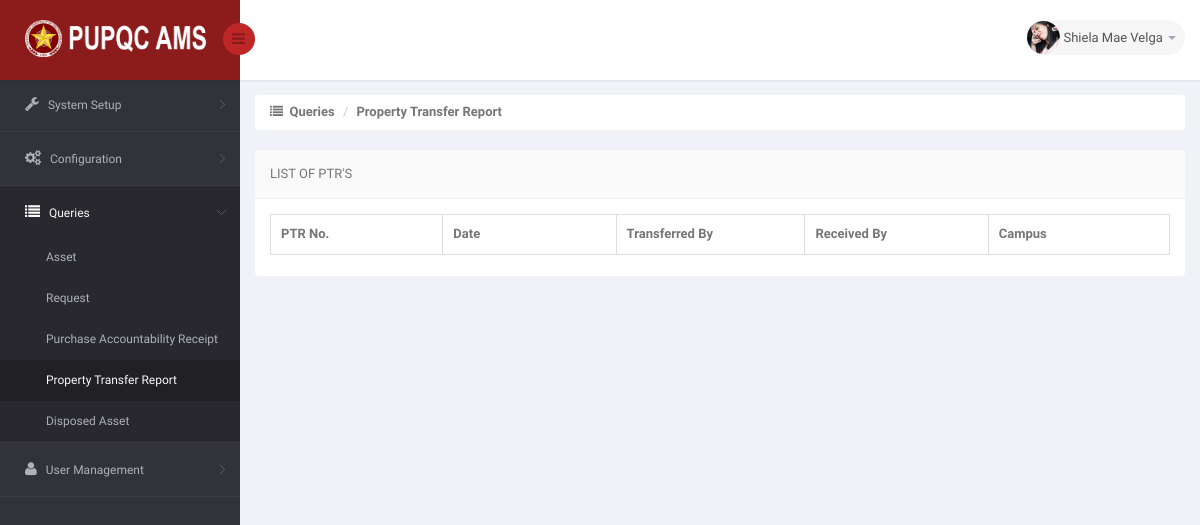
Before: /DIR/Administrator/ADPtr.php (signed in) with the older database file.
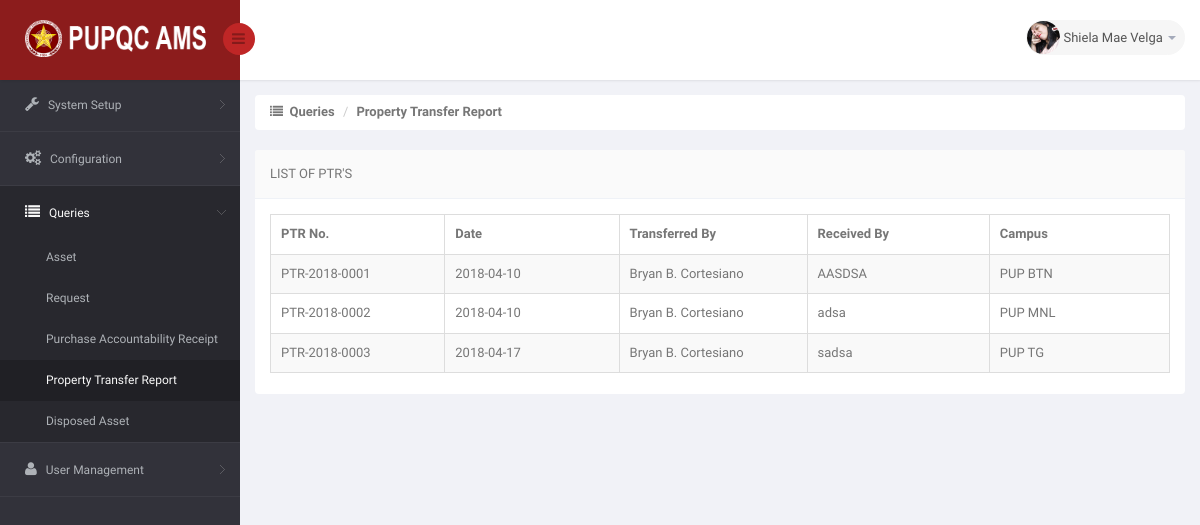
After: the same page with the newer database file.
### tables this page shows
CREATE TABLE `ams_r_user` (
  `U_USERNAME` varchar(25) NOT NULL,
  `U_PASSWORD` varchar(150) NOT NULL,
  `U_ROLE_CODE` varchar(30) NOT NULL,
  `EP_ID` int(11) NOT NULL
);

CREATE TABLE `ams_r_employee_profile` (
  `EP_ID` int(11) NOT NULL,
  `EP_FNAME` varchar(50) NOT NULL,
  `EP_MNAME` varchar(35) DEFAULT NULL,
  `EP_LNAME` varchar(35) NOT NULL,
  `EP_GENDER` varchar(10) NOT NULL,
  `EP_MOBILE` char(11) DEFAULT NULL,
  `EP_EMAIL` varchar(75) NOT NULL,
  `EP_TYPE` varchar(50) NOT NULL,
  `EP_STATUS` varchar(10) NOT NULL DEFAULT 'Active',
  `EP_PICTURE` varchar(200) NOT NULL DEFAULT '	images/EmployePictures/default.png	',
  `O_ID` int(11) DEFAULT NULL
);

CREATE TABLE `ams_t_transfer_out_ptr` (
  `PTR_ID` int(11) NOT NULL,
  `PTR_NO` varchar(15) NOT NULL,
  `PTR_DATE` date NOT NULL,
  `PTR_RECEIVED_BY` varchar(150) NOT NULL,
  `PTR_REMARKS` varchar(350) NOT NULL,
  `PTR_TRANSFERRED_BY` varchar(120) NOT NULL,
  `C_ID` int(11) NOT NULL
);

CREATE TABLE `ams_r_campus` (
  `C_ID` int(11) NOT NULL,
  `C_CODE` varchar(50) NOT NULL,
  `C_NAME` varchar(120) NOT NULL
);

### DIR/Administrator/ADPtr.php (the view, shortened to what the changed rows need)
<!DOCTYPE html>
<html lang="en">
<head>
    <link href="../../bs3/css/bootstrap.min.css" rel="stylesheet">
    <link href="../../css/bootstrap-reset.css" rel="stylesheet">
    <link href="../../font-awesome/css/font-awesome.css" rel="stylesheet" />
    <link href="../../js/advanced-datatable/css/demo_page.css" rel="stylesheet" />
    <link href="../../js/advanced-datatable/css/demo_table.css" rel="stylesheet" />
    <link rel="stylesheet" href="../../js/data-tables/DT_bootstrap.css" />
    <link href="../../css/style.css" rel="stylesheet">
    <link href="../../css/style-responsive.css" rel="stylesheet" />
    <link href="../../js/iCheck/skins/minimal/minimal.css" rel="stylesheet">
    <link href="../../js/iCheck/skins/minimal/red.css" rel="stylesheet">
    <link href="../../js/iCheck/skins/minimal/green.css" rel="stylesheet">
    <link href="../../js/iCheck/skins/minimal/blue.css" rel="stylesheet">
    <link href="../../js/iCheck/skins/minimal/yellow.css" rel="stylesheet">
    <link href="../../js/iCheck/skins/minimal/purple.css" rel="stylesheet">
    <link href="../../js/iCheck/skins/square/square.css" rel="stylesheet">
    <link href="../../js/iCheck/skins/square/red.css" rel="stylesheet">
    <link href="../../js/iCheck/skins/square/green.css" rel="stylesheet">
    <link href="../../js/iCheck/skins/square/blue.css" rel="stylesheet">
    <link href="../../js/iCheck/skins/square/yellow.css" rel="stylesheet">
    <link href="../../js/iCheck/skins/square/purple.css" rel="stylesheet">
    <link href="../../js/iCheck/skins/flat/grey.css" rel="stylesheet">
    <link href="../../js/iCheck/skins/flat/red.css" rel="stylesheet">
    <link href="../../js/iCheck/skins/flat/green.css" rel="stylesheet">
    <link href="../../js/iCheck/skins/flat/blue.css" rel="stylesheet">
    <link href="../../js/iCheck/skins/flat/yellow.css" rel="stylesheet">
    <link href="../../js/iCheck/skins/flat/purple.css" rel="stylesheet">
    <link rel="stylesheet" type="text/css" href="../../js/select2/select2.css" />
    <link rel="stylesheet" type="text/css" href="../../js/bootstrap-daterangepicker/daterangepicker-bs3.css" />
    <link rel="stylesheet" type="text/css" href="../../js/bootstrap-datetimepicker/css/datetimepicker.css" />
    <link rel="stylesheet" type="text/css" href="../../js/bootstrap-datepicker/css/datepicker.css" />
    <link href="../../js/plugins/sweetalert/sweetalert.css" type="text/css" rel="stylesheet" media="screen,projection">
</head>
<body>
<section id="container" >
<header class="header fixed-top clearfix">
<div class="top-nav clearfix">
    <ul class="nav pull-right top-menu">
        <li class="dropdown">
            <a data-toggle="dropdown" class="dropdown-toggle" href="#">
                <?php
                    include('../Connection/db.php');
                    $sql = "SELECT * FROM ams_r_employee_profile AS EP JOIN ams_r_user AS U ON U.EP_ID = EP.EP_ID WHERE U.U_USERNAME = '".$_SESSION['myuser']."'";
                    $result = mysqli_query($connection, $sql);
                    while ($row = mysqli_fetch_array($result))
                    {
                      $pic = $row['EP_PICTURE'];
                      echo '<img alt="" src="../../'.$pic.'" alt="" >';
                    }
                  ?>
                <span class="username"> <?php echo $_SESSION['mysesi']; ?> </span>
                <b class="caret"></b>
            </a>
        </li>
    </ul>
</div>
</header>
    <section id="main-content">
        <section class="wrapper">
            <div class="row">
                <div class="col-sm-12">
                    <section class="panel">
                        <div class="panel-body">
                            <div class="adv-table">
                                <table  class="display table table-bordered table-striped tblCampusData" id="dynamic-table">
                                    <thead>
                                        <tr>
                                            <th style="width: 250px">PTR No.</th>
                                            <th style="width: 250px">Date</th>
                                            <th style="width: 250px">Transferred By</th>
                                            <th style="width: 250px">Received By</th>
                                            <th style="width: 250px">Campus</th>
                                    </thead>
                                    <tbody>
                                    <?php
                                        $sql = "SELECT ams_t_transfer_out_ptr.PTR_ID, ams_t_transfer_out_ptr.PTR_NO, ams_t_transfer_out_ptr.PTR_DATE, ams_t_transfer_out_ptr.PTR_RECEIVED_BY, ams_t_transfer_out_ptr.PTR_TRANSFERRED_BY, ams_r_campus.C_CODE FROM ams_t_transfer_out_ptr JOIN ams_r_campus ON ams_t_transfer_out_ptr.C_ID = ams_r_campus.C_ID";
                                        $result = mysqli_query($connection, $sql) or die("Bad Query: $sql");
                                        while($row = mysqli_fetch_assoc($result))
                                            {
                                              $no = $row['PTR_NO'];
                                              $date = $row['PTR_DATE'];
                                              $rec = $row['PTR_RECEIVED_BY'];
                                              $tra = $row['PTR_TRANSFERRED_BY'];
                                              $camp = $row['C_CODE'];
                                    ?>
                                        <tr class="gradeX"">
                                            <td> <?php echo $no; ?> </td>
                                            <td> <?php echo $date; ?> </td>
                                            <td> <?php echo $tra; ?> </td>
                                            <td> <?php echo $rec; ?> </td>
                                            <td> <?php echo $camp; ?> </td>
                                        </tr>
                                    <?php
                                        }
                                    ?>
                                    </tbody>
                                </table>
                            </div>
                        </div>
                    </section>
                </div>
            </div>
        </section>
    </section>
</section>
</body>
</html>

Changed rows visible on the page:
added ams_t_transfer_out_ptr: PTR_NO "PTR-2018-0001", PTR_DATE "2018-04-10", PTR_TRANSFERRED_BY "Bryan B. Cortesiano", PTR_RECEIVED_BY "AASDSA", C_ID.C_CODE "PUP BTN"
added ams_t_transfer_out_ptr: PTR_NO "PTR-2018-0002", PTR_DATE "2018-04-10", PTR_TRANSFERRED_BY "Bryan B. Cortesiano", PTR_RECEIVED_BY "adsa", C_ID.C_CODE "PUP MNL"
added ams_t_transfer_out_ptr: PTR_NO "PTR-2018-0003", PTR_DATE "2018-04-17", PTR_TRANSFERRED_BY "Bryan B. Cortesiano", PTR_RECEIVED_BY "sadsa", C_ID.C_CODE "PUP TG"
